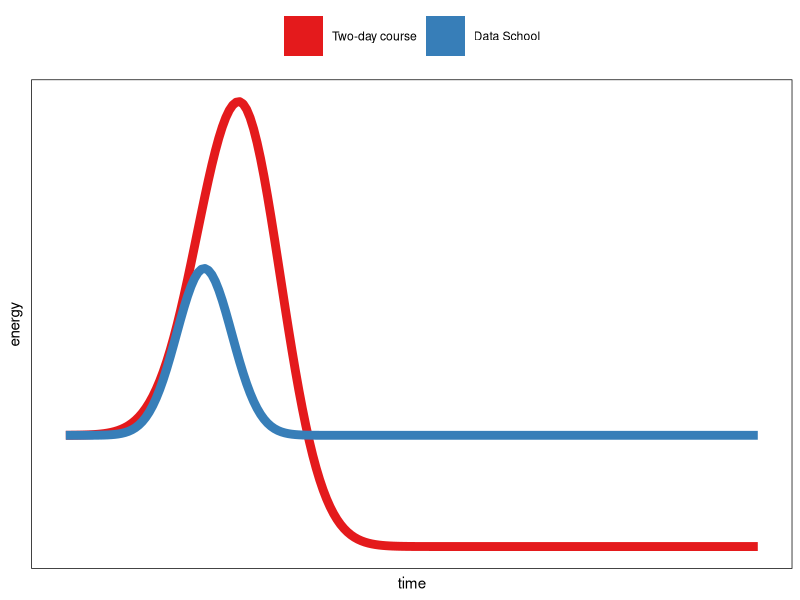
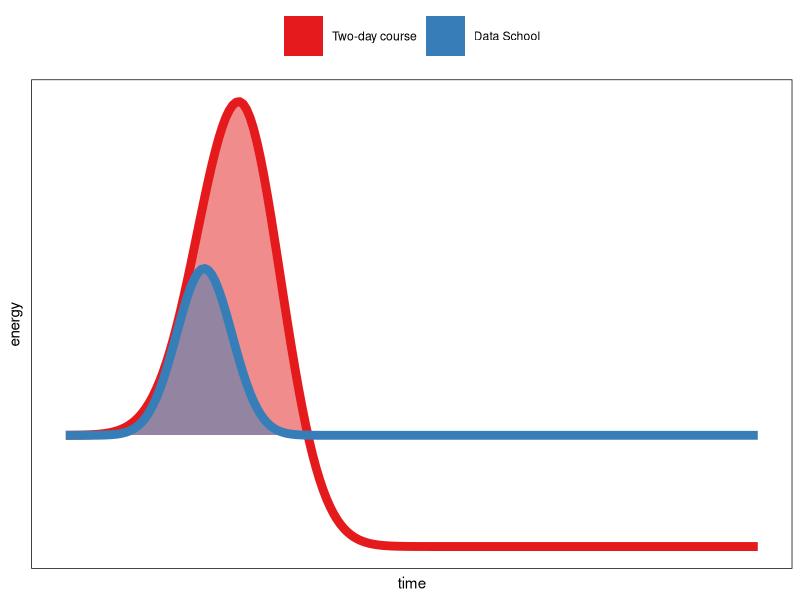

Here is the R script that generated these plots, in order:
library(tidyverse)

curve1 <- dnorm(seq(from = -5, to = 20, length.out = 200))
curve2 <- dnorm(seq(from = -5, to = 20, length.out = 200), sd = 1.5, mean = 1.25)
post_effect <- -curve2
post_effect[1:which.max(curve2)] <- 0
post_effect[(which.max(curve2) + 1):length(post_effect)] <- post_effect[(which.max(curve2) + 1):length(post_effect)] +
  curve2[which.max(curve2)]
curve_tbl <- tibble(time = 1:200,
               curve1 = curve1,
               curve2 = 3 * curve2 - 1 * post_effect) %>% 
  gather(type, energy, -time) %>% 
  mutate(type = factor(type, levels = sort(unique(type), decreasing = TRUE), labels = c("Two-day course", "Data School"), ordered = TRUE))

poly_tbl <- curve_tbl %>% 
  mutate(energy = case_when(
    type == "curve1" ~ energy,
    energy > 0 ~ energy,
    TRUE ~ 0
  ))

curves_p <- curve_tbl %>% 
  ggplot(aes(time, energy, colour = type)) +
  geom_line(data = filter(curve_tbl, type == "Two-day course"), size = 3, show.legend = FALSE) +
  geom_polygon(data = filter(poly_tbl, type == "Two-day course"), aes(fill = type), alpha = 0, colour = NA) +
  geom_line(data = filter(curve_tbl, type == "Data School"), size = 3, show.legend = FALSE) +
  geom_polygon(data = filter(poly_tbl, type == "Data School"), aes(fill = type), alpha = 0, colour = NA) +
  scale_colour_brewer(palette = "Set1", labels = c("Two-day course", "Data School")) +
  scale_fill_brewer(palette = "Set1", labels = c("Two-day course", "Data School")) +
  guides(colour = guide_legend(title.position = NULL,
                             keywidth = unit(1, "cm"),
                             keyheight = unit(1, "cm"),
                             override.aes = list(shape = 22,
                                                 size = 10,
                                                 alpha = 1))) +
  theme(panel.background = element_rect(fill = "white",
                                        colour = "black"),
        axis.text = element_blank(),
        axis.ticks = element_blank(),
        panel.grid = element_blank(),
        legend.key = element_blank(),
        legend.title = element_blank(),
        legend.position = "top")

ggsave("figures/data-school-energy-curve.png", curves_p, width = 12, height = 10)

curves_fill_p <- curve_tbl %>% 
  ggplot(aes(time, energy, colour = type)) +
  geom_line(data = filter(curve_tbl, type == "Two-day course"), size = 3, show.legend = FALSE) +
  geom_polygon(data = filter(poly_tbl, type == "Two-day course"), aes(fill = type), alpha = 0.5, colour = NA) +
  geom_line(data = filter(curve_tbl, type == "Data School"), size = 3, show.legend = FALSE) +
  geom_polygon(data = filter(poly_tbl, type == "Data School"), aes(fill = type), alpha = 0.5, colour = NA) +
  scale_colour_brewer(palette = "Set1", labels = c("Two-day course", "Data School")) +
  scale_fill_brewer(palette = "Set1", labels = c("Two-day course", "Data School")) +
  guides(colour = guide_legend(title.position = NULL,
                               keywidth = unit(1, "cm"),
                               keyheight = unit(1, "cm"),
                               override.aes = list(shape = 22,
                                                   size = 10,
                                                   alpha = 1))) +
  theme(panel.background = element_rect(fill = "white",
                                        colour = "black"),
        axis.text = element_blank(),
        axis.ticks = element_blank(),
        panel.grid = element_blank(),
        legend.key = element_blank(),
        legend.title = element_blank(),
        legend.position = "top")

ggsave("figures/data-school-energy-curve-filled.png", curves_fill_p, width = 12, height = 10)
